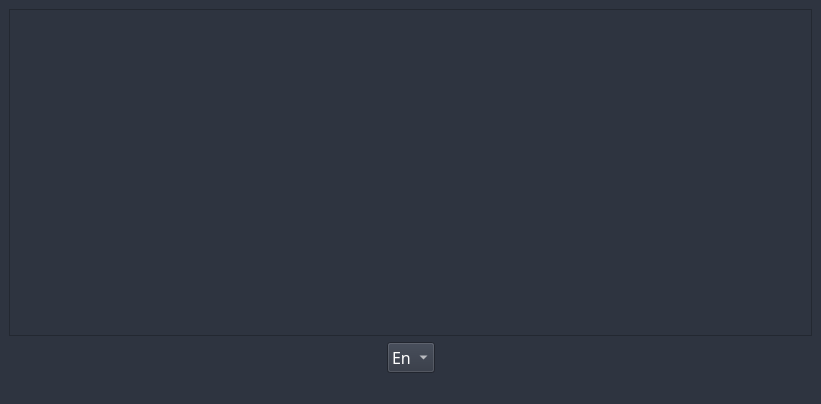
<?xml version="1.0" encoding="UTF-8"?>
<ui version="4.0">
 <class>MainWindow</class>
 <widget class="QMainWindow" name="MainWindow">
  <property name="geometry">
   <rect>
    <x>0</x>
    <y>0</y>
    <width>821</width>
    <height>404</height>
   </rect>
  </property>
  <property name="windowTitle">
   <string>MainWindow</string>
  </property>
  <property name="styleSheet">
   <string notr="true">background-color: rgb(46, 52, 64);</string>
  </property>
  <widget class="QWidget" name="centralwidget">
   <layout class="QGridLayout" name="gridLayout">
    <item row="1" column="1">
     <widget class="QComboBox" name="comboBox">
      <property name="palette">
       <palette>
        <active>
         <colorrole role="Button">
          <brush brushstyle="SolidPattern">
           <color alpha="255">
            <red>46</red>
            <green>52</green>
            <blue>64</blue>
           </color>
          </brush>
         </colorrole>
         <colorrole role="Text">
          <brush brushstyle="SolidPattern">
           <color alpha="255">
            <red>255</red>
            <green>255</green>
            <blue>255</blue>
           </color>
          </brush>
         </colorrole>
         <colorrole role="ButtonText">
          <brush brushstyle="SolidPattern">
           <color alpha="255">
            <red>255</red>
            <green>255</green>
            <blue>255</blue>
           </color>
          </brush>
         </colorrole>
         <colorrole role="Base">
          <brush brushstyle="SolidPattern">
           <color alpha="255">
            <red>46</red>
            <green>52</green>
            <blue>64</blue>
           </color>
          </brush>
         </colorrole>
         <colorrole role="Window">
          <brush brushstyle="SolidPattern">
           <color alpha="255">
            <red>46</red>
            <green>52</green>
            <blue>64</blue>
           </color>
          </brush>
         </colorrole>
         <colorrole role="ToolTipText">
          <brush brushstyle="SolidPattern">
           <color alpha="255">
            <red>255</red>
            <green>255</green>
            <blue>255</blue>
           </color>
          </brush>
         </colorrole>
         <colorrole role="PlaceholderText">
          <brush brushstyle="SolidPattern">
           <color alpha="128">
            <red>255</red>
            <green>255</green>
            <blue>255</blue>
           </color>
          </brush>
         </colorrole>
        </active>
        <inactive>
         <colorrole role="Button">
          <brush brushstyle="SolidPattern">
           <color alpha="255">
            <red>46</red>
            <green>52</green>
            <blue>64</blue>
           </color>
          </brush>
         </colorrole>
         <colorrole role="Text">
          <brush brushstyle="SolidPattern">
           <color alpha="255">
            <red>255</red>
            <green>255</green>
            <blue>255</blue>
           </color>
          </brush>
         </colorrole>
         <colorrole role="ButtonText">
          <brush brushstyle="SolidPattern">
           <color alpha="255">
            <red>255</red>
            <green>255</green>
            <blue>255</blue>
           </color>
          </brush>
         </colorrole>
         <colorrole role="Base">
          <brush brushstyle="SolidPattern">
           <color alpha="255">
            <red>46</red>
            <green>52</green>
            <blue>64</blue>
           </color>
          </brush>
         </colorrole>
         <colorrole role="Window">
          <brush brushstyle="SolidPattern">
           <color alpha="255">
            <red>46</red>
            <green>52</green>
            <blue>64</blue>
           </color>
          </brush>
         </colorrole>
         <colorrole role="ToolTipText">
          <brush brushstyle="SolidPattern">
           <color alpha="255">
            <red>255</red>
            <green>255</green>
            <blue>255</blue>
           </color>
          </brush>
         </colorrole>
         <colorrole role="PlaceholderText">
          <brush brushstyle="SolidPattern">
           <color alpha="128">
            <red>255</red>
            <green>255</green>
            <blue>255</blue>
           </color>
          </brush>
         </colorrole>
        </inactive>
        <disabled>
         <colorrole role="Button">
          <brush brushstyle="SolidPattern">
           <color alpha="255">
            <red>46</red>
            <green>52</green>
            <blue>64</blue>
           </color>
          </brush>
         </colorrole>
         <colorrole role="Text">
          <brush brushstyle="SolidPattern">
           <color alpha="255">
            <red>190</red>
            <green>190</green>
            <blue>190</blue>
           </color>
          </brush>
         </colorrole>
         <colorrole role="ButtonText">
          <brush brushstyle="SolidPattern">
           <color alpha="255">
            <red>190</red>
            <green>190</green>
            <blue>190</blue>
           </color>
          </brush>
         </colorrole>
         <colorrole role="Base">
          <brush brushstyle="SolidPattern">
           <color alpha="255">
            <red>46</red>
            <green>52</green>
            <blue>64</blue>
           </color>
          </brush>
         </colorrole>
         <colorrole role="Window">
          <brush brushstyle="SolidPattern">
           <color alpha="255">
            <red>46</red>
            <green>52</green>
            <blue>64</blue>
           </color>
          </brush>
         </colorrole>
         <colorrole role="ToolTipText">
          <brush brushstyle="SolidPattern">
           <color alpha="255">
            <red>255</red>
            <green>255</green>
            <blue>255</blue>
           </color>
          </brush>
         </colorrole>
         <colorrole role="PlaceholderText">
          <brush brushstyle="SolidPattern">
           <color alpha="128">
            <red>0</red>
            <green>0</green>
            <blue>0</blue>
           </color>
          </brush>
         </colorrole>
        </disabled>
       </palette>
      </property>
      <property name="font">
       <font>
        <family>Droid Sans Mono</family>
        <pointsize>12</pointsize>
       </font>
      </property>
      <item>
       <property name="text">
        <string>En</string>
       </property>
      </item>
      <item>
       <property name="text">
        <string>Ru</string>
       </property>
      </item>
     </widget>
    </item>
    <item row="1" column="0">
     <spacer name="horizontalSpacer">
      <property name="orientation">
       <enum>Qt::Horizontal</enum>
      </property>
      <property name="sizeHint" stdset="0">
       <size>
        <width>40</width>
        <height>20</height>
       </size>
      </property>
     </spacer>
    </item>
    <item row="1" column="2">
     <spacer name="horizontalSpacer_2">
      <property name="orientation">
       <enum>Qt::Horizontal</enum>
      </property>
      <property name="sizeHint" stdset="0">
       <size>
        <width>40</width>
        <height>20</height>
       </size>
      </property>
     </spacer>
    </item>
    <item row="0" column="0" colspan="3">
     <widget class="QTextEdit" name="textEdit">
      <property name="sizePolicy">
       <sizepolicy hsizetype="Expanding" vsizetype="Expanding">
        <horstretch>0</horstretch>
        <verstretch>0</verstretch>
       </sizepolicy>
      </property>
      <property name="palette">
       <palette>
        <active>
         <colorrole role="WindowText">
          <brush brushstyle="SolidPattern">
           <color alpha="255">
            <red>255</red>
            <green>255</green>
            <blue>255</blue>
           </color>
          </brush>
         </colorrole>
         <colorrole role="Button">
          <brush brushstyle="SolidPattern">
           <color alpha="255">
            <red>46</red>
            <green>52</green>
            <blue>64</blue>
           </color>
          </brush>
         </colorrole>
         <colorrole role="Text">
          <brush brushstyle="SolidPattern">
           <color alpha="255">
            <red>255</red>
            <green>255</green>
            <blue>255</blue>
           </color>
          </brush>
         </colorrole>
         <colorrole role="Base">
          <brush brushstyle="SolidPattern">
           <color alpha="255">
            <red>46</red>
            <green>52</green>
            <blue>64</blue>
           </color>
          </brush>
         </colorrole>
         <colorrole role="Window">
          <brush brushstyle="SolidPattern">
           <color alpha="255">
            <red>46</red>
            <green>52</green>
            <blue>64</blue>
           </color>
          </brush>
         </colorrole>
         <colorrole role="PlaceholderText">
          <brush brushstyle="SolidPattern">
           <color alpha="128">
            <red>255</red>
            <green>255</green>
            <blue>255</blue>
           </color>
          </brush>
         </colorrole>
        </active>
        <inactive>
         <colorrole role="WindowText">
          <brush brushstyle="SolidPattern">
           <color alpha="255">
            <red>255</red>
            <green>255</green>
            <blue>255</blue>
           </color>
          </brush>
         </colorrole>
         <colorrole role="Button">
          <brush brushstyle="SolidPattern">
           <color alpha="255">
            <red>46</red>
            <green>52</green>
            <blue>64</blue>
           </color>
          </brush>
         </colorrole>
         <colorrole role="Text">
          <brush brushstyle="SolidPattern">
           <color alpha="255">
            <red>255</red>
            <green>255</green>
            <blue>255</blue>
           </color>
          </brush>
         </colorrole>
         <colorrole role="Base">
          <brush brushstyle="SolidPattern">
           <color alpha="255">
            <red>46</red>
            <green>52</green>
            <blue>64</blue>
           </color>
          </brush>
         </colorrole>
         <colorrole role="Window">
          <brush brushstyle="SolidPattern">
           <color alpha="255">
            <red>46</red>
            <green>52</green>
            <blue>64</blue>
           </color>
          </brush>
         </colorrole>
         <colorrole role="PlaceholderText">
          <brush brushstyle="SolidPattern">
           <color alpha="128">
            <red>255</red>
            <green>255</green>
            <blue>255</blue>
           </color>
          </brush>
         </colorrole>
        </inactive>
        <disabled>
         <colorrole role="WindowText">
          <brush brushstyle="SolidPattern">
           <color alpha="255">
            <red>190</red>
            <green>190</green>
            <blue>190</blue>
           </color>
          </brush>
         </colorrole>
         <colorrole role="Button">
          <brush brushstyle="SolidPattern">
           <color alpha="255">
            <red>46</red>
            <green>52</green>
            <blue>64</blue>
           </color>
          </brush>
         </colorrole>
         <colorrole role="Text">
          <brush brushstyle="SolidPattern">
           <color alpha="255">
            <red>190</red>
            <green>190</green>
            <blue>190</blue>
           </color>
          </brush>
         </colorrole>
         <colorrole role="Base">
          <brush brushstyle="SolidPattern">
           <color alpha="255">
            <red>46</red>
            <green>52</green>
            <blue>64</blue>
           </color>
          </brush>
         </colorrole>
         <colorrole role="Window">
          <brush brushstyle="SolidPattern">
           <color alpha="255">
            <red>46</red>
            <green>52</green>
            <blue>64</blue>
           </color>
          </brush>
         </colorrole>
         <colorrole role="PlaceholderText">
          <brush brushstyle="SolidPattern">
           <color alpha="128">
            <red>0</red>
            <green>0</green>
            <blue>0</blue>
           </color>
          </brush>
         </colorrole>
        </disabled>
       </palette>
      </property>
      <property name="font">
       <font>
        <family>Droid Sans Mono</family>
        <pointsize>14</pointsize>
       </font>
      </property>
      <property name="styleSheet">
       <string notr="true"/>
      </property>
     </widget>
    </item>
   </layout>
  </widget>
  <widget class="QStatusBar" name="statusbar"/>
 </widget>
 <resources/>
 <connections/>
</ui>
